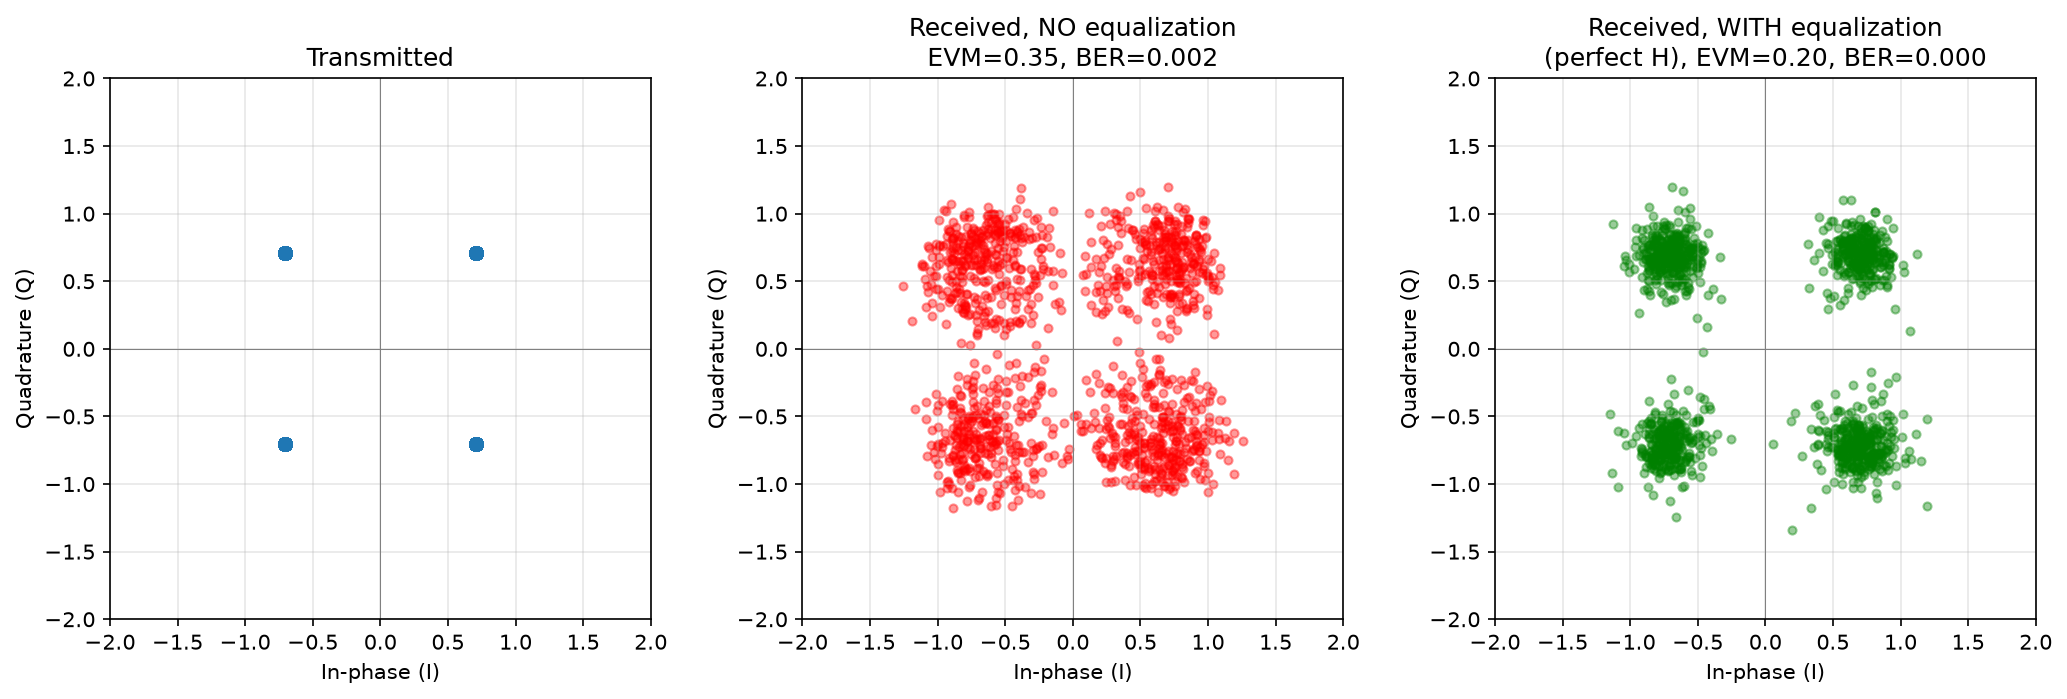

Here is the Python script that generated this plot:
# -*- coding: utf-8 -*-
"""
OFDM From Scratch — Stage 4

Equalization: undo the per-subcarrier channel distortion from Stage 3.

Key OFDM insight: thanks to the cyclic prefix, linear convolution with
the channel becomes CIRCULAR convolution over one OFDM symbol. Circular
convolution in the time domain = simple multiplication in the frequency
domain. So instead of needing to "deconvolve" a difficult time-domain
mess, each subcarrier k just got multiplied by a single complex number
H[k] (the channel's frequency response at that subcarrier). To undo it,
we simply DIVIDE each received subcarrier by H[k]. This is the entire
reason OFDM is so much easier to equalize than single-carrier systems.

This stage uses PERFECT channel knowledge (H[k] computed directly from
the true channel taps) to verify the equalization math itself is
correct, before Stage 5 replaces this with a realistic *estimated* H[k]
from pilot symbols.

Run this file directly: depends on stage1_2_ofdm_modulation.py and
stage3_channel.py being in the same folder.
"""

import numpy as np
import matplotlib
matplotlib.use("Agg")
import matplotlib.pyplot as plt

from stage1_2_ofdm_modulation import (
    bits_to_qpsk, qpsk_to_bits, ofdm_modulate, ofdm_demodulate,
)
from stage3_channel import multipath_channel, add_awgn


def compute_channel_frequency_response(taps, n_subcarriers):
    """Convert time-domain channel taps -> per-subcarrier frequency
    response H[k], by zero-padding the taps to n_subcarriers length and
    taking the FFT (same transform direction as the receiver's FFT, so
    the multiplication lines up correctly per subcarrier)."""
    taps_padded = np.zeros(n_subcarriers, dtype=complex)
    taps_padded[:len(taps)] = taps
    H = np.fft.fft(taps_padded)
    return H


def equalize(rx_freq_symbols, H, n_subcarriers):
    """Divide each received subcarrier by the channel's frequency
    response at that subcarrier -- this is zero-forcing equalization,
    the simplest form (ignores noise amplification at deep fades, which
    is a known limitation revisited later if needed)."""
    n_ofdm_symbols = len(rx_freq_symbols) // n_subcarriers
    rx_blocks = rx_freq_symbols.reshape(n_ofdm_symbols, n_subcarriers)
    eq_blocks = rx_blocks / H[np.newaxis, :]
    return eq_blocks.flatten()


if __name__ == "__main__":
    np.random.seed(42)

    N_SUBCARRIERS = 64
    CP_LEN = 16
    N_OFDM_SYMBOLS = 20
    SNR_DB = 15

    n_bits = N_SUBCARRIERS * N_OFDM_SYMBOLS * 2
    tx_bits = np.random.randint(0, 2, n_bits)
    tx_symbols = bits_to_qpsk(tx_bits)
    tx_signal = ofdm_modulate(tx_symbols, N_SUBCARRIERS, CP_LEN)

    rx_signal_multipath, taps = multipath_channel(tx_signal, n_taps=5, seed=1)
    rx_signal = add_awgn(rx_signal_multipath, SNR_DB)

    rx_symbols_noeq = ofdm_demodulate(rx_signal, N_SUBCARRIERS, CP_LEN)
    evm_noeq = np.sqrt(np.mean(np.abs(rx_symbols_noeq - tx_symbols) ** 2))

    # --- Equalize using PERFECT channel knowledge ---
    H = compute_channel_frequency_response(taps, N_SUBCARRIERS)
    rx_symbols_eq = equalize(rx_symbols_noeq, H, N_SUBCARRIERS)
    evm_eq = np.sqrt(np.mean(np.abs(rx_symbols_eq - tx_symbols) ** 2))

    print(f"EVM WITHOUT equalization: {evm_noeq:.3f}")
    print(f"EVM WITH equalization (perfect channel knowledge): {evm_eq:.3f}")
    print(f"Improvement: {evm_noeq / evm_eq:.1f}x lower EVM")

    # --- Decode bits and check BER ---
    rx_bits_noeq = qpsk_to_bits(rx_symbols_noeq)
    rx_bits_eq = qpsk_to_bits(rx_symbols_eq)

    ber_noeq = np.mean(rx_bits_noeq != tx_bits)
    ber_eq = np.mean(rx_bits_eq != tx_bits)

    print(f"\nBit Error Rate WITHOUT equalization: {ber_noeq:.4f} "
          f"({int(ber_noeq * n_bits)}/{n_bits} bits wrong)")
    print(f"Bit Error Rate WITH equalization:    {ber_eq:.4f} "
          f"({int(ber_eq * n_bits)}/{n_bits} bits wrong)")

    if ber_eq < ber_noeq:
        print("\n✅ PASS: equalization reduced the bit error rate, as expected.")
    else:
        print("\n❌ Unexpected: equalization did not improve BER -- check the math.")

    # --- Plot: 3-way constellation comparison ---
    fig, axes = plt.subplots(1, 3, figsize=(14, 4.5))

    axes[0].scatter(tx_symbols.real, tx_symbols.imag, alpha=0.6)
    axes[0].set_title('Transmitted')

    axes[1].scatter(rx_symbols_noeq.real, rx_symbols_noeq.imag,
                      alpha=0.4, color='red', s=15)
    axes[1].set_title(f'Received, NO equalization\nEVM={evm_noeq:.2f}, '
                        f'BER={ber_noeq:.3f}')

    axes[2].scatter(rx_symbols_eq.real, rx_symbols_eq.imag,
                      alpha=0.4, color='green', s=15)
    axes[2].set_title(f'Received, WITH equalization\n'
                        f'(perfect H), EVM={evm_eq:.2f}, BER={ber_eq:.3f}')

    for ax in axes:
        ax.set_xlabel('In-phase (I)')
        ax.set_ylabel('Quadrature (Q)')
        ax.axhline(0, color='gray', linewidth=0.5)
        ax.axvline(0, color='gray', linewidth=0.5)
        ax.set_xlim(-2, 2)
        ax.set_ylim(-2, 2)
        ax.grid(alpha=0.3)
        ax.set_aspect('equal')

    plt.tight_layout()
    plt.savefig('stage4_equalization.png', dpi=150, bbox_inches='tight')
    print("\nSaved plot: stage4_equalization.png")
    print("\nNext: Stage 5 will replace perfect channel knowledge with a "
          "REALISTIC estimate of H[k], using pilot symbols -- the way "
          "real receivers actually do it (they don't know H in advance).")
